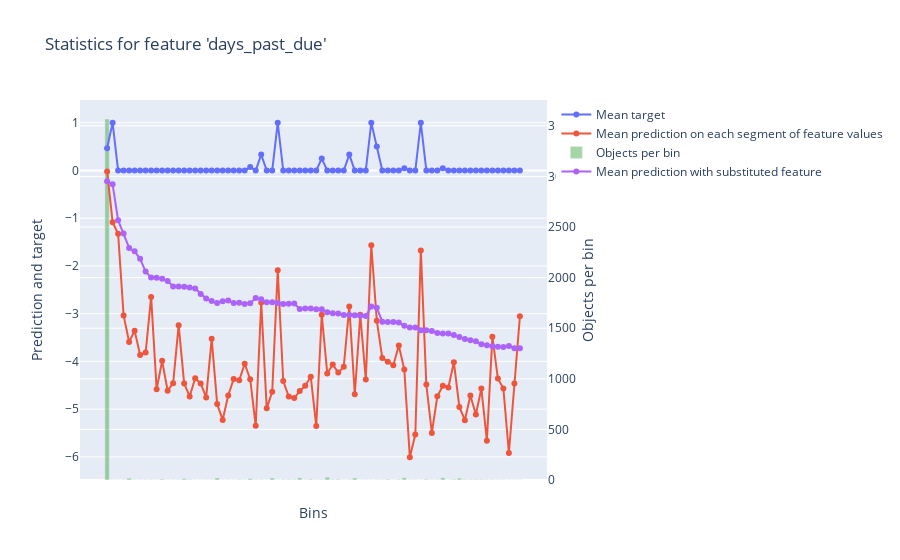

This figure's notebook cell:
### Code cell
feature = 'days_past_due'
res = model.calc_feature_statistics(X_train, y_train, feature, plot=True)
